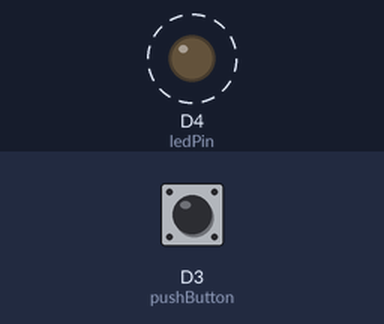
A sketch run on a simulated ESP8266 (NodeMCU). Parts: output pins drawn as LEDs (lit = HIGH). Dashed ring = blinking. The test bench sets the inputs (shaded band); at power-on: D3 (pushButton) HIGH.

Above: at 0.2 s.
Timing chart, 0 to 3.0 s (numbered marks = the images above):
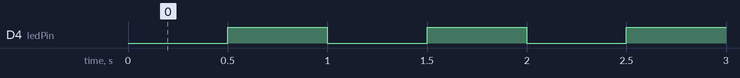

The sketch:

assignment3.ino
```cpp
#include <Ticker.h>
Ticker flipper;
int blinkCount = 0;
const int ledPin = LED_BUILTIN; // choose a pin for LED

void flip(){
  if(blinkCount<40){
    digitalWrite(ledPin, !digitalRead(ledPin));  // برعکس کردن وضعیت
    blinkCount++;

  }else{
  flipper.detach();
  }


}
void myBlink(){
  ESP.deepSleep(8*1e6); // 8 seconds
}
void setup() {
  // put your setup code here, to run once:
    Serial.begin(9600);
  int pushButton = D3;
  pinMode(pushButton, INPUT);
  pinMode(ledPin, OUTPUT);
  attachInterrupt(digitalPinToInterrupt(pushButton), myBlink, RISING);
  blinkCount = 0;
  flipper.attach(0.5, flip);

}

void loop() {
  // put your main code here, to run repeatedly:

}
```

Measured:
- by itself, D4 (ledPin): alternates HIGH for 0.50 s and LOW for 0.50 s, 40 changes in all, then stays LOW
